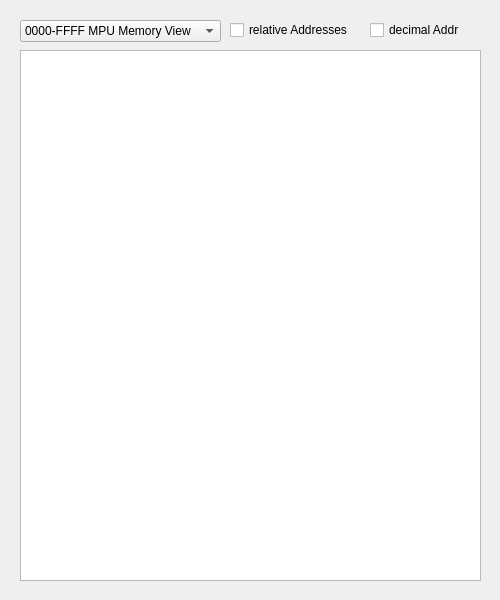
<?xml version="1.0" encoding="UTF-8"?>
<ui version="4.0">
 <class>RAMViewer</class>
 <widget class="QMainWindow" name="RAMViewer">
  <property name="geometry">
   <rect>
    <x>0</x>
    <y>0</y>
    <width>500</width>
    <height>600</height>
   </rect>
  </property>
  <property name="windowTitle">
   <string>RAM Viewer</string>
  </property>
  <widget class="QWidget" name="centralwidget">
   <widget class="QTableView" name="tableView">
    <property name="geometry">
     <rect>
      <x>20</x>
      <y>50</y>
      <width>461</width>
      <height>531</height>
     </rect>
    </property>
    <property name="horizontalScrollBarPolicy">
     <enum>Qt::ScrollBarAlwaysOff</enum>
    </property>
    <property name="showGrid">
     <bool>false</bool>
    </property>
    <property name="wordWrap">
     <bool>false</bool>
    </property>
    <property name="cornerButtonEnabled">
     <bool>false</bool>
    </property>
    <attribute name="horizontalHeaderVisible">
     <bool>false</bool>
    </attribute>
    <attribute name="horizontalHeaderMinimumSectionSize">
     <number>25</number>
    </attribute>
    <attribute name="horizontalHeaderDefaultSectionSize">
     <number>25</number>
    </attribute>
    <attribute name="verticalHeaderMinimumSectionSize">
     <number>22</number>
    </attribute>
    <attribute name="verticalHeaderDefaultSectionSize">
     <number>22</number>
    </attribute>
   </widget>
   <widget class="QComboBox" name="whichMemoryComboBox">
    <property name="enabled">
     <bool>true</bool>
    </property>
    <property name="geometry">
     <rect>
      <x>20</x>
      <y>20</y>
      <width>201</width>
      <height>22</height>
     </rect>
    </property>
    <item>
     <property name="text">
      <string>0000-FFFF MPU Memory View</string>
     </property>
    </item>
    <item>
     <property name="text">
      <string>0000-FFFF Main RAM</string>
     </property>
    </item>
    <item>
     <property name="text">
      <string>D800-DBE7 Color RAM</string>
     </property>
    </item>
    <item>
     <property name="text">
      <string>A000-BFFF BASIC ROM</string>
     </property>
    </item>
    <item>
     <property name="text">
      <string>D000-DFFF CHARGEN ROM</string>
     </property>
    </item>
    <item>
     <property name="text">
      <string>E000-EFFF KERNAL ROM</string>
     </property>
    </item>
    <item>
     <property name="text">
      <string>D000-D3FF VIC-II</string>
     </property>
    </item>
    <item>
     <property name="text">
      <string>DC00-DDFF CIA1+2</string>
     </property>
    </item>
   </widget>
   <widget class="QCheckBox" name="relAddrCheckBox">
    <property name="enabled">
     <bool>true</bool>
    </property>
    <property name="geometry">
     <rect>
      <x>230</x>
      <y>20</y>
      <width>141</width>
      <height>20</height>
     </rect>
    </property>
    <property name="text">
     <string>relative Addresses</string>
    </property>
   </widget>
   <widget class="QCheckBox" name="decimalAddrCheckBox">
    <property name="enabled">
     <bool>true</bool>
    </property>
    <property name="geometry">
     <rect>
      <x>370</x>
      <y>20</y>
      <width>141</width>
      <height>20</height>
     </rect>
    </property>
    <property name="text">
     <string>decimal Addr</string>
    </property>
   </widget>
  </widget>
 </widget>
 <resources/>
 <connections/>
</ui>
